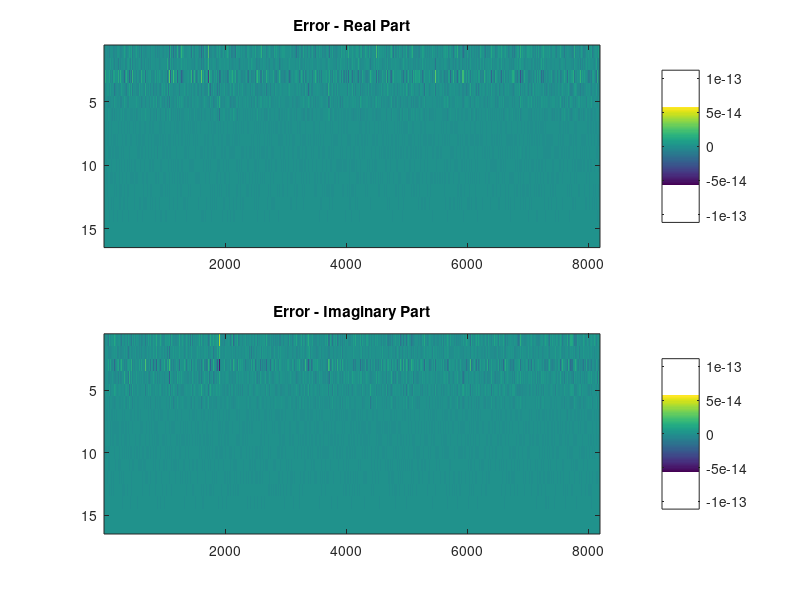

Reproduce this figure in MATLAB.
clc; clear all;

% Create a random upper triangular complex matrix (coefficents)
N = 16;
W = 8192;

C = triu(rand(N)) + 1i * triu(rand(N));

% Matrix of known data
H = rand(N, W) + 1i * rand(N, W);

% Benchmark solution
G = C \ H;

% Backwards substitution solution
F = zeros(N, W) + 1i * zeros(N, W);

% Pupulate last row of F
F(N, :) = H(N, :) ./ C(N, N);

% Populate all the other rows
r = N - 1;

while (r > 0)
    
    numerator   = H(r, :) - C(r, (r + 1):N) * F((r + 1):N, :);
    denominator = C(r, r);
    
    F(r, :)     = numerator ./ denominator;
    
    r = r - 1;
    
end

mDiff = F - G;

dNorm = sqrt((mDiff(:))' * mDiff(:));

figure(1);
subplot(2, 1, 1);
imagesc(real(mDiff));
colorbar;
caxis([-max(abs(mDiff(:))) max(abs(mDiff(:)))]);
axis ij
%axis equal tight
title('Error - Real Part');

subplot(2, 1, 2);
imagesc(imag(mDiff));
colorbar;
caxis([-max(abs(mDiff(:))) max(abs(mDiff(:)))]);
axis ij
%axis equal tight
title('Error - Imaginary Part');